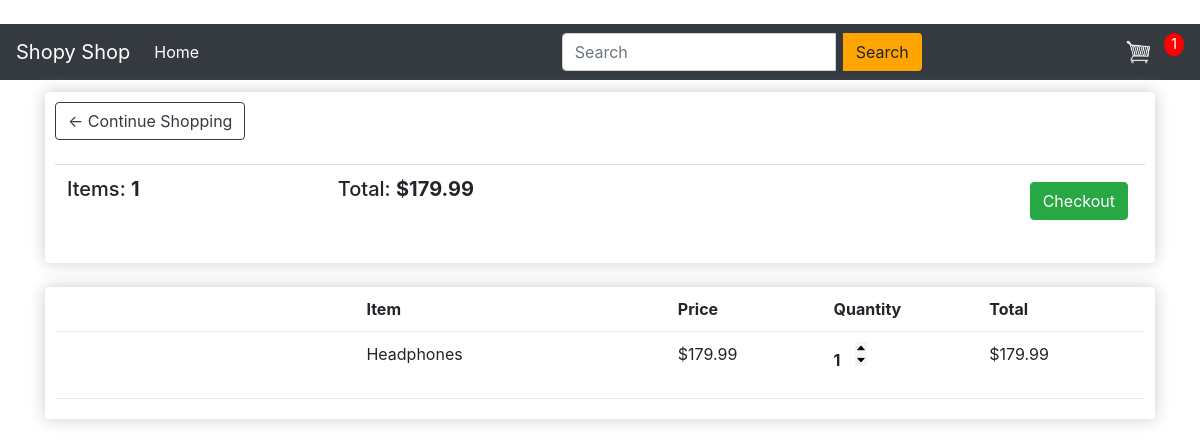
The app's page /cart/ (signed in), older data.
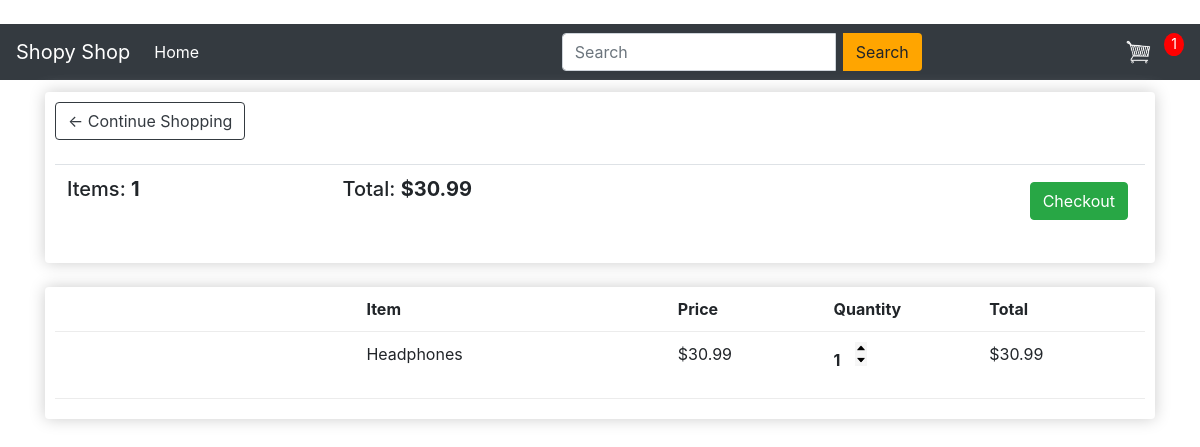
The same page, newer data.
### store/models.py (models this page shows, shortened)
class Order(models.Model):
    customer = models.ForeignKey(Customer , on_delete=models.SET_NULL , blank=True , null=True)
    date_ordered = models.DateTimeField(auto_now_add=True)
    complete = models.BooleanField(default=False , null=True)
    transaction_id = models.CharField(max_length=200 , null=True)
    @property
    def get_cart_total(self):
        orderitems = self.orderitem_set.all()
        total = sum([item.get_total for item in orderitems])
        return total
    @property
    def get_cart_items(self):
        orderitems = self.orderitem_set.all()
        total = sum([item.quanity for item in orderitems])
        return total

class OrderItem(models.Model):
    product = models.ForeignKey(Product , on_delete=models.SET_NULL , null=True)
    order = models.ForeignKey(Order , on_delete=models.SET_NULL , null=True)
    quanity = models.IntegerField(default=0 , null=True , blank=True)
    date_added = models.DateTimeField(auto_now_add=True)
    @property
    def get_total(self):
        total = self.product.price * self.quanity
        return total

class Product(models.Model):
    name = models.CharField(max_length=200 , null=True)
    price = models.FloatField()
    description = models.CharField(max_length=200 , null=True)
    digital = models.BooleanField(default=False , null=True , blank=False)
    image = CloudinaryField('images/' , default='')
    @property
    def imageURL(self):
        try:
            url = self.image.url
        except:
            url = ''
        return url

### store/views.py (the view)
# urls.py: path('cart/' , views.cart , name="cart"),
def cart(request):
    data = cartData(request)
    cartItems = data['cartItems']
    order = data['order']
    items = data['items']
    message = "This is the cart page"
    context = {'items':items , "order":order , 'cartItems':cartItems}
    return render (request , 'store/cart.html' , context)

### store/utils.py (called while the page is built)
def cartData(request):
    if request.user.is_authenticated:
        customer = request.user.customer
        order ,  created = Order.objects.get_or_create(customer = customer , complete=False)
        items = order.orderitem_set.all()
        cartItems = order.get_cart_items
    else:
        cookieData = cookieCart(request)
        cartItems = cookieData['cartItems']
        order = cookieData['order']
        items = cookieData['items']
    return {'cartItems':cartItems , 'order':order , 'items':items}

### store/templates/store/cart.html (shortened to what this page needs)
{% extends 'store/main.html' %}
{% load static %}
{% block content %}
<div class="row">
    <div class="col-lg-12">
        <div class="box-element">
            <a class="btn btn-outline-dark" href="{% url 'store' %}"> &#x2190; Continue Shopping </a>
            <br>
            <br>
            <table class="table">
                <tr>
                    <th>
                        <h5>Items: <strong> {{order.get_cart_items}} </strong></h5>
                    </th>
                    <th>
                        <h5>Total: <strong> ${{order.get_cart_total|floatformat:2}} </strong></h5>
                    </th>
                    <th>
                        <a style="float: right; margin: 5px;" class="btn btn-success" href="{% url 'checkout' %}">
                            Checkout </a>
                    </th>
                </tr>
            </table>
        </div>
        <br>
        <div class="box-element">
            <div class="cart-row">
                <div style="flex: 2;"></div>
                <div style="flex: 2;"><strong>Item</strong></div>
                <div style="flex: 1;"><strong>Price</strong></div>
                <div style="flex: 1;"><strong>Quantity</strong></div>
                <div style="flex: 1;"><strong>Total</strong></div>
            </div>
            {% for item in items  %}
            <div class="cart-row">
                <div style="flex: 2;">
                </div>
                <div style="flex: 2;"> {{item.product.name}} </div>
                <div style="flex: 1;"> ${{item.product.price|floatformat:2}}</div>
                <div style="flex: 1;">
                    <p class="quantity">{{item.quanity}}</p>
                    <div class="quantity">
                        <img data-product="{{item.product.id}}" data-action="add" class="change-quantity update-cart" src="{% static 'images/aroww-up.png' %}" alt="">
                        <img data-product="{{item.product.id}}" data-action="remove" class="change-quantity update-cart" src="{% static 'images/arroww-down.png' %}" alt="">
                    </div>
                </div>
                <div style="flex: 1;"> ${{item.get_total}} </div>
            </div>
            {% endfor %}
        </div>
    </div>
</div>
{% endblock content %}

Row changes from the older to the newer data that the page shows:
changed through a linked row, Order: get_cart_total "179.99" → "30.99"
changed through a linked row, OrderItem "Headphones": product.price "179.99" → "30.99"; get_total "179.99" → "30.99"
